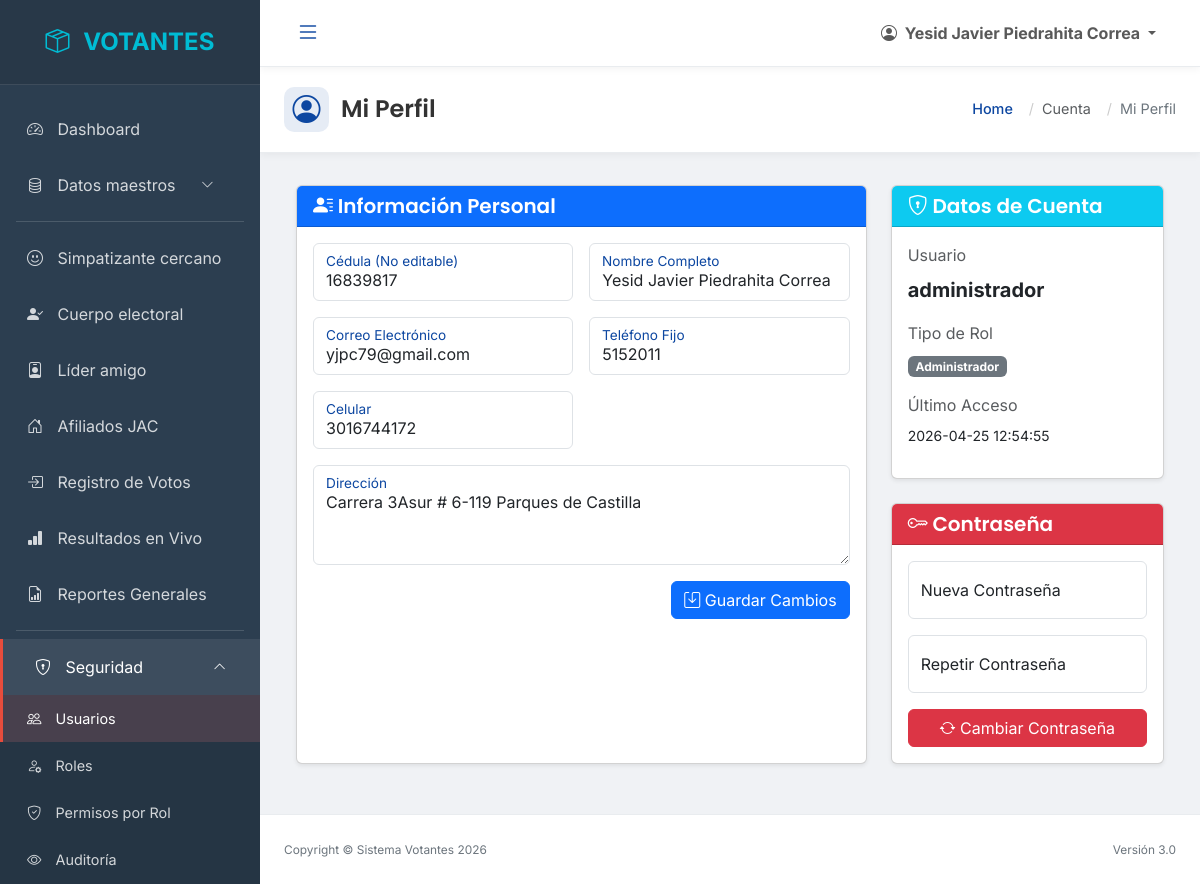
The app's page /index.php?url=usuario/perfil (signed in) with its own data.
### tables this page shows
CREATE TABLE `usuarios`  (
  `id` int NOT NULL AUTO_INCREMENT,
  `ced_usuario` varchar(60) NULL DEFAULT NULL,
  `usuario` varchar(30) NOT NULL,
  `password_usu` text NOT NULL,
  `nombre` varchar(300) NOT NULL,
  `correo` varchar(100) NOT NULL,
  `last_session` datetime NULL DEFAULT NULL,
  `activacion` int NOT NULL DEFAULT 0,
  `token` varchar(40) NOT NULL,
  `token_password` varchar(100) NULL DEFAULT NULL,
  `password_request` int NULL DEFAULT 0,
  `id_tipo` int NOT NULL,
  `dpto_asignado` varchar(100) NULL DEFAULT 'VALLE',
  `muni_asignado` varchar(100) NULL DEFAULT 'CALI',
  `zona_asignada` varchar(10) NULL DEFAULT NULL,
  `puesto_asignado` varchar(10) NULL DEFAULT NULL,
  `dir_usuario` varchar(160) NULL DEFAULT NULL,
  `tel_usuario` varchar(60) NULL DEFAULT NULL,
  `cel_usuario` varchar(60) NULL DEFAULT NULL,
  PRIMARY KEY (`id`) USING BTREE
);

CREATE TABLE `tipo_usuario`  (
  `id` int NOT NULL AUTO_INCREMENT,
  `tipo` varchar(50) NOT NULL,
  PRIMARY KEY (`id`) USING BTREE
);

### controllers/UsuarioController.php (called while the page is built, shortened)
<?php
require_once 'models/UsuarioModel.php';
class UsuarioController {
    private $model;
    public function __construct() {
        $this->model = new UsuarioModel();
    }
    public function perfil() {
        $id = $_SESSION['id_usuario'];
        $usuario = $this->model->getUsuarioById($id);
        require 'views/usuarios/perfil.php';
    }
}
?>

### funcs/class.conexion.php (called while the page is built)
<?php
class Conexion
{
	public function get_conexion()
	{
      $servidor = "localhost";
      $db = "votantes";
      $user = "root";
      $pass = "root";
      try
      {
        $conexion = new PDO(
            "mysql:host=$servidor;dbname=$db",
            $user,
            $pass,
            array(PDO::MYSQL_ATTR_INIT_COMMAND => 'SET NAMES  \'UTF8\'')
        );
        $conexion->setAttribute(PDO::ATTR_ERRMODE, PDO::ERRMODE_EXCEPTION);
        return $conexion;
      }
      catch(PDOException $e)
      {
        die("Error de conexión local: " . $e->getMessage());
      }
	}
}
?>

### models/UsuarioModel.php (called while the page is built, shortened)
<?php
require_once "funcs/class.conexion.php";
class UsuarioModel {
    private $db;
    public function __construct() {
        $conexion = new Conexion();
        $this->db = $conexion->get_conexion();
    }
    public function getUsuarioById($id) {
        $sql = "SELECT a.*, b.tipo
                FROM usuarios a
                INNER JOIN tipo_usuario b ON a.id_tipo = b.id
                WHERE a.id = :id";
        $stmt = $this->db->prepare($sql);
        $stmt->bindValue(':id', $id);
        $stmt->execute();
        return $stmt->fetch(PDO::FETCH_ASSOC);
    }
}
?>

### views/usuarios/perfil.php (the view, shortened to what this page needs)
<?php include 'includes/header_dashboard.php'; ?>
<div class="page-header-container">
    <div class="page-header-title">
        <i class="bi bi-person-circle"></i>
        <h1>Mi Perfil</h1>
    </div>
    <nav aria-label="breadcrumb" class="breadcrumb-modern">
        <ol class="breadcrumb">
            <li class="breadcrumb-item"><a href="index.php?url=dashboard/index">Home</a></li>
            <li class="breadcrumb-item text-muted">Cuenta</li>
            <li class="breadcrumb-item active" aria-current="page">Mi Perfil</li>
        </ol>
    </nav>
</div>
<div class="container-fluid">
    <div class="row g-4">
        <div class="col-lg-8">
            <div class="card shadow-sm h-100">
                <div class="card-header bg-primary text-white">
                    <h5 class="card-title mb-0"><i class="bi bi-person-lines-fill"></i> Información Personal</h5>
                </div>
                <div class="card-body">
                    <form id="formPersonal" autocomplete="off">
                        <div class="row g-3">
                            <div class="col-md-6">
                                <div class="form-floating">
                                    <input type="text" class="form-control" id="cedula_up" name="cedula_up" value="<?php echo $usuario['ced_usuario']; ?>" required readonly>
                                    <label for="cedula_up">Cédula (No editable)</label>
                                </div>
                            </div>
                            <div class="col-md-6">
                                <div class="form-floating">
                                    <input type="text" class="form-control" id="nombre_up" name="nombre_up" value="<?php echo $usuario['nombre']; ?>" required maxlength="50">
                                    <label for="nombre_up">Nombre Completo</label>
                                </div>
                            </div>
                            <div class="col-md-6">
                                <div class="form-floating">
                                    <input type="email" class="form-control" id="email_up" name="email_up" value="<?php echo $usuario['correo']; ?>" required maxlength="50">
                                    <label for="email_up">Correo Electrónico</label>
                                </div>
                            </div>
                            <div class="col-md-6">
                                <div class="form-floating">
                                    <input type="text" class="form-control" id="telefono_up" name="telefono_up" value="<?php echo $usuario['tel_usuario']; ?>" maxlength="15">
                                    <label for="telefono_up">Teléfono Fijo</label>
                                </div>
                            </div>
                            <div class="col-md-6">
                                <div class="form-floating">
                                    <input type="text" class="form-control" id="cel_up" name="cel_up" value="<?php echo $usuario['cel_usuario']; ?>" maxlength="15">
                                    <label for="cel_up">Celular</label>
                                </div>
                            </div>
                             <div class="col-md-12">
                                <div class="form-floating">
                                    <textarea class="form-control" placeholder="Dirección" id="direccion_up" name="direccion_up" style="height: 100px"><?php echo $usuario['dir_usuario']; ?></textarea>
                                    <label for="direccion_up">Dirección</label>
                                </div>
                            </div>
                        </div>
                        <div class="mt-3 text-end">
                            <button type="submit" class="btn btn-primary">
                                <i class="bi bi-save"></i> Guardar Cambios
                            </button>
                        </div>
                    </form>
                </div>
            </div>
        </div>
        <div class="col-lg-4">
            <div class="card shadow-sm mb-4">
                <div class="card-header bg-info text-white">
                    <h5 class="card-title mb-0"><i class="bi bi-shield-lock"></i> Datos de Cuenta</h5>
                </div>
                <div class="card-body">
                    <div class="mb-3">
                        <label class="form-label text-muted">Usuario</label>
                        <p class="fw-bold fs-5"><?php echo $usuario['usuario']; ?></p>
                    </div>
                     <div class="mb-3">
                        <label class="form-label text-muted">Tipo de Rol</label>
                        <p><span class="badge bg-secondary"><?php echo $usuario['tipo']; ?></span></p>
                    </div>
                     <div class="mb-3">
                        <label class="form-label text-muted">Último Acceso</label>
                        <p class="small"><?php echo $usuario['last_session']; ?></p>
                    </div>
                </div>
            </div>
            <div class="card shadow-sm">
                 <div class="card-header bg-danger text-white">
                    <h5 class="card-title mb-0"><i class="bi bi-key"></i> Contraseña</h5>
                </div>
                <div class="card-body">
                     <form id="formPassword" autocomplete="off">
                        <div class="form-floating mb-3">
                             <input type="password" class="form-control" id="newPassword1_up" name="newPassword1_up" placeholder="Nueva Contraseña" required>
                             <label for="newPassword1_up">Nueva Contraseña</label>
                        </div>
                        <div class="form-floating mb-3">
                             <input type="password" class="form-control" id="newPassword2_up" name="newPassword2_up" placeholder="Repetir Contraseña" required>
                             <label for="newPassword2_up">Repetir Contraseña</label>
                        </div>
                        <div class="d-grid">
                            <button type="submit" class="btn btn-danger">
                                <i class="bi bi-arrow-repeat"></i> Cambiar Contraseña
                            </button>
                        </div>
                     </form>
                </div>
            </div>
        </div>
    </div>
</div>
<?php include 'includes/footer_dashboard.php'; ?>

### css/style_modern.css (style rules this page uses)
:root { --primary-color: #0d47a1; --primary-hover: #002171; --accent-color: #00bcd4; --bg-color: #f0f2f5; --text-color: #333333; --gray-light: #e9ecef; --card-bg: #ffffff; --shadow-sm: 0 2px 8px rgba(0, 0, 0, 0.05); --shadow-md: 0 4px 12px rgba(0, 0, 0, 0.1); --shadow-lg: 0 8px 24px rgba(0, 0, 0, 0.15); --font-heading: 'Poppins', sans-serif; --font-body: 'Inter', sans-serif; }
body { font-family: var(--font-body); background-color: var(--bg-color); color: var(--text-color); min-height: 100vh; }
h1, h2, h3, h4, h5, h6, .text-titles { font-family: var(--font-heading); font-weight: 600; }
.form-floating>.form-control:focus~label, .form-floating>.form-control:not(:placeholder-shown)~label { color: var(--primary-color); transform: scale(.85) translateY(-0.5rem) translateX(0.15rem); }
.page-header-container { background-color: #fff; padding: 1.25rem 1.5rem; margin: -1.5rem -1.5rem 2rem -1.5rem; border-bottom: 1px solid var(--gray-light); display: flex; align-items: center; justify-content: space-between; box-shadow: var(--shadow-sm); }
.page-header-title { display: flex; align-items: center; }
.page-header-title i { font-size: 1.75rem; margin-right: 0.75rem; color: var(--primary-color); background: rgba(13, 71, 161, 0.1); width: 45px; height: 45px; display: flex; align-items: center; justify-content: center; border-radius: 10px; }
.page-header-title h1 { font-size: 1.5rem; margin: 0; color: var(--text-color); }
.breadcrumb-modern .breadcrumb { background: transparent; padding: 0; margin: 0; }
.breadcrumb-modern .breadcrumb-item { font-size: 0.9rem; display: flex; align-items: center; }
.breadcrumb-modern .breadcrumb-item+.breadcrumb-item::before { content: "/"; padding: 0 0.5rem; color: #ccc; }
.breadcrumb-modern .breadcrumb-item a { color: var(--primary-color); text-decoration: none; font-weight: 500; }
.breadcrumb-modern .breadcrumb-item.active { color: #6c757d; }

### records on screen
usuarios: cedula_up "16839817", nombre_up "Yesid Javier Piedrahita Correa", email_up "yjpc79@gmail.com", telefono_up "5152011", cel_up "3016744172", direccion_up "Carrera 3Asur # 6-119 Parques de Castilla", usuario "administrador", tipo_usuario.tipo "Administrador", last_session "2026-04-25 12:54:55"

### other values on screen
$_SESSION['nombres'] "Yesid Javier Piedrahita Correa"
